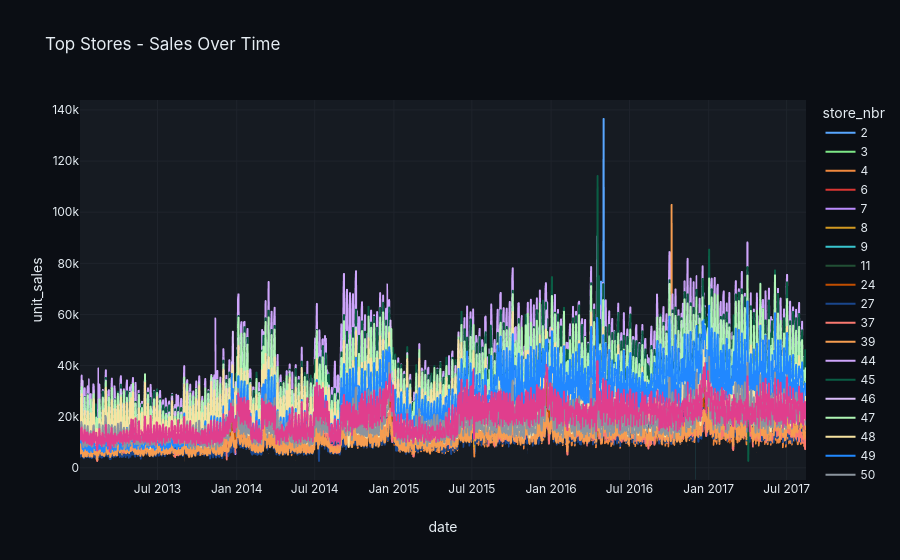

Write notebook code for a chart like this one.
### Code cell
fig = px.line(
    df_top_daily,
    x="date",
    y="unit_sales",
    color="store_nbr",
    title="Top Stores - Sales Over Time",
)

fig.show()
save_all(fig, "eda/Top_Stores_Over_Time", overwrite=True)

### Figure 1 — Plotly figure (JSON) as saved in the notebook; plotly's stock layout.template omitted (floating-point values rounded to 4 significant figures; data arrays with more than 128 entries replaced by an {"elided": "..."} marker saying what was removed)
{"data": [{"hovertemplate": "store_nbr=2<br>date=%{x}<br>unit_sales=%{y}<extra></extra>", "legendgroup": "2", "line": {"color": "#58A6FF", "dash": "solid"}, "marker": {"symbol": "circle"}, "mode": "lines", "name": "2", "showlegend": true, "type": "scattergl", "x": {"elided": "1679 str values"}, "xaxis": "x", "y": {"elided": "1679 float values"}, "yaxis": "y"}, {"hovertemplate": "store_nbr=3<br>date=%{x}<br>unit_sales=%{y}<extra></extra>", "legendgroup": "3", "line": {"color": "#7EE787", "dash": "solid"}, "marker": {"symbol": "circle"}, "mode": "lines", "name": "3", "showlegend": true, "type": "scattergl", "x": {"elided": "1679 str values"}, "xaxis": "x", "y": {"elided": "1679 float values"}, "yaxis": "y"}, {"hovertemplate": "store_nbr=4<br>date=%{x}<br>unit_sales=%{y}<extra></extra>", "legendgroup": "4", "line": {"color": "#F0883E", "dash": "solid"}, "marker": {"symbol": "circle"}, "mode": "lines", "name": "4", "showlegend": true, "type": "scattergl", "x": {"elided": "1679 str values"}, "xaxis": "x", "y": {"elided": "1679 float values"}, "yaxis": "y"}, {"hovertemplate": "store_nbr=6<br>date=%{x}<br>unit_sales=%{y}<extra></extra>", "legendgroup": "6", "line": {"color": "#DA3633", "dash": "solid"}, "marker": {"symbol": "circle"}, "mode": "lines", "name": "6", "showlegend": true, "type": "scattergl", "x": {"elided": "1679 str values"}, "xaxis": "x", "y": {"elided": "1679 float values"}, "yaxis": "y"}, {"hovertemplate": "store_nbr=7<br>date=%{x}<br>unit_sales=%{y}<extra></extra>", "legendgroup": "7", "line": {"color": "#BC8CFF", "dash": "solid"}, "marker": {"symbol": "circle"}, "mode": "lines", "name": "7", "showlegend": true, "type": "scattergl", "x": {"elided": "1679 str values"}, "xaxis": "x", "y": {"elided": "1679 float values"}, "yaxis": "y"}, {"hovertemplate": "store_nbr=8<br>date=%{x}<br>unit_sales=%{y}<extra></extra>", "legendgroup": "8", "line": {"color": "#D29922", "dash": "solid"}, "marker": {"symbol": "circle"}, "mode": "lines", "name": "8", "showlegend": true, "type": "scattergl", "x": {"elided": "1679 str values"}, "xaxis": "x", "y": {"elided": "1679 float values"}, "yaxis": "y"}, {"hovertemplate": "store_nbr=9<br>date=%{x}<br>unit_sales=%{y}<extra></extra>", "legendgroup": "9", "line": {"color": "#39C5CF", "dash": "solid"}, "marker": {"symbol": "circle"}, "mode": "lines", "name": "9", "showlegend": true, "type": "scattergl", "x": {"elided": "1679 str values"}, "xaxis": "x", "y": {"elided": "1679 float values"}, "yaxis": "y"}, {"hovertemplate": "store_nbr=11<br>date=%{x}<br>unit_sales=%{y}<extra></extra>", "legendgroup": "11", "line": {"color": "#224F35", "dash": "solid"}, "marker": {"symbol": "circle"}, "mode": "lines", "name": "11", "showlegend": true, "type": "scattergl", "x": {"elided": "1679 str values"}, "xaxis": "x", "y": {"elided": "1679 float values"}, "yaxis": "y"}, {"hovertemplate": "store_nbr=24<br>date=%{x}<br>unit_sales=%{y}<extra></extra>", "legendgroup": "24", "line": {"color": "#C24E00", "dash": "solid"}, "marker": {"symbol": "circle"}, "mode": "lines", "name": "24", "showlegend": true, "type": "scattergl", "x": {"elided": "1578 str values"}, "xaxis": "x", "y": {"elided": "1578 float values"}, "yaxis": "y"}, {"hovertemplate": "store_nbr=27<br>date=%{x}<br>unit_sales=%{y}<extra></extra>", "legendgroup": "27", "line": {"color": "#1A468C", "dash": "solid"}, "marker": {"symbol": "circle"}, "mode": "lines", "name": "27", "showlegend": true, "type": "scattergl", "x": {"elided": "1679 str values"}, "xaxis": "x", "y": {"elided": "1679 float values"}, "yaxis": "y"}, {"hovertemplate": "store_nbr=37<br>date=%{x}<br>unit_sales=%{y}<extra></extra>", "legendgroup": "37", "line": {"color": "#FA7970", "dash": "solid"}, "marker": {"symbol": "circle"}, "mode": "lines", "name": "37", "showlegend": true, "type": "scattergl", "x": {"elided": "1679 str values"}, "xaxis": "x", "y": {"elided": "1679 float values"}, "yaxis": "y"}, {"hovertemplate": "store_nbr=39<br>date=%{x}<br>unit_sales=%{y}<extra></extra>", "legendgroup": "39", "line": {"color": "#F69D50", "dash": "solid"}, "marker": {"symbol": "circle"}, "mode": "lines", "name": "39", "showlegend": true, "type": "scattergl", "x": {"elided": "1679 str values"}, "xaxis": "x", "y": {"elided": "1679 float values"}, "yaxis": "y"}, {"hovertemplate": "store_nbr=44<br>date=%{x}<br>unit_sales=%{y}<extra></extra>", "legendgroup": "44", "line": {"color": "#CEA5FB", "dash": "solid"}, "marker": {"symbol": "circle"}, "mode": "lines", "name": "44", "showlegend": true, "type": "scattergl", "x": {"elided": "1679 str values"}, "xaxis": "x", "y": {"elided": "1679 float values"}, "yaxis": "y"}, {"hovertemplate": "store_nbr=45<br>date=%{x}<br>unit_sales=%{y}<extra></extra>", "legendgroup": "45", "line": {"color": "#0A5D44", "dash": "solid"}, "marker": {"symbol": "circle"}, "mode": "lines", "name": "45", "showlegend": true, "type": "scattergl", "x": {"elided": "1679 str values"}, "xaxis": "x", "y": {"elided": "1679 float values"}, "yaxis": "y"}, {"hovertemplate": "store_nbr=46<br>date=%{x}<br>unit_sales=%{y}<extra></extra>", "legendgroup": "46", "line": {"color": "#DCBDFB", "dash": "solid"}, "marker": {"symbol": "circle"}, "mode": "lines", "name": "46", "showlegend": true, "type": "scattergl", "x": {"elided": "1679 str values"}, "xaxis": "x", "y": {"elided": "1679 float values"}, "yaxis": "y"}, {"hovertemplate": "store_nbr=47<br>date=%{x}<br>unit_sales=%{y}<extra></extra>", "legendgroup": "47", "line": {"color": "#AFF5B4", "dash": "solid"}, "marker": {"symbol": "circle"}, "mode": "lines", "name": "47", "showlegend": true, "type": "scattergl", "x": {"elided": "1679 str values"}, "xaxis": "x", "y": {"elided": "1679 float values"}, "yaxis": "y"}, {"hovertemplate": "store_nbr=48<br>date=%{x}<br>unit_sales=%{y}<extra></extra>", "legendgroup": "48", "line": {"color": "#F8E3A1", "dash": "solid"}, "marker": {"symbol": "circle"}, "mode": "lines", "name": "48", "showlegend": true, "type": "scattergl", "x": {"elided": "1679 str values"}, "xaxis": "x", "y": {"elided": "1679 float values"}, "yaxis": "y"}, {"hovertemplate": "store_nbr=49<br>date=%{x}<br>unit_sales=%{y}<extra></extra>", "legendgroup": "49", "line": {"color": "#2188FF", "dash": "solid"}, "marker": {"symbol": "circle"}, "mode": "lines", "name": "49", "showlegend": true, "type": "scattergl", "x": {"elided": "1679 str values"}, "xaxis": "x", "y": {"elided": "1679 float values"}, "yaxis": "y"}, {"hovertemplate": "store_nbr=50<br>date=%{x}<br>unit_sales=%{y}<extra></extra>", "legendgroup": "50", "line": {"color": "#8B949E", "dash": "solid"}, "marker": {"symbol": "circle"}, "mode": "lines", "name": "50", "showlegend": true, "type": "scattergl", "x": {"elided": "1679 str values"}, "xaxis": "x", "y": {"elided": "1679 float values"}, "yaxis": "y"}, {"hovertemplate": "store_nbr=51<br>date=%{x}<br>unit_sales=%{y}<extra></extra>", "legendgroup": "51", "line": {"color": "#E03E8D", "dash": "solid"}, "marker": {"symbol": "circle"}, "mode": "lines", "name": "51", "showlegend": true, "type": "scattergl", "x": {"elided": "1679 str values"}, "xaxis": "x", "y": {"elided": "1679 float values"}, "yaxis": "y"}], "layout": {"legend": {"title": {"text": "store_nbr"}, "tracegroupgap": 0}, "title": {"text": "Top Stores - Sales Over Time"}, "xaxis": {"anchor": "y", "domain": [0, 1], "title": {"text": "date"}}, "yaxis": {"anchor": "x", "domain": [0, 1], "title": {"text": "unit_sales"}}}}
